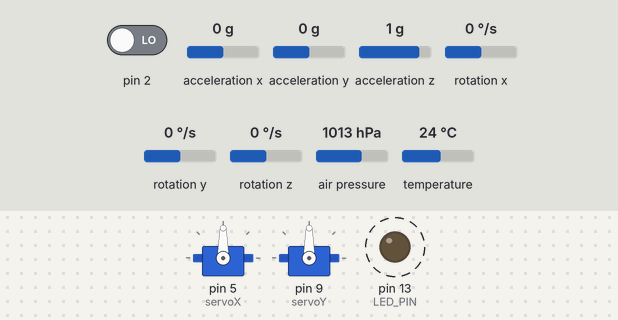
The sketch below on a simulated Arduino Uno, built with avr-gcc and run on an emulated ATmega328P. Parts: 2 × servo, output pins drawn as LEDs (lit = HIGH). Dashed ring = blinking. The inputs (shaded band) are chosen by the test bench; at power-on: acceleration x 0 g, acceleration y 0 g, acceleration z 1 g, air pressure 1013 hPa, pin 2 LOW, rotation x 0 °/s, rotation y 0 °/s, rotation z 0 °/s, temperature 24 °C. The sensor or clock chip raises its interrupt line as the real part does; what the sketch prints to the serial monitor is not drawn.

Above: at 1.7 s.
1.8 s: acceleration x set to -1.4 g
At 2.3 s:
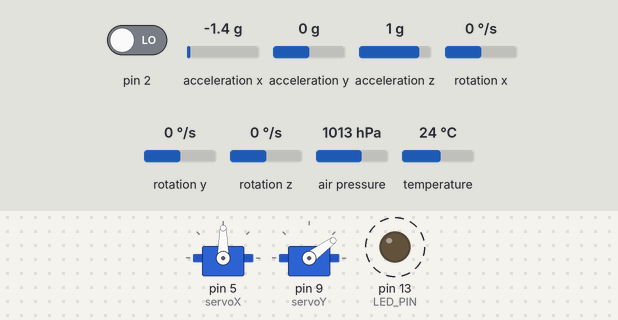
4.8 s: acceleration y set to -1.4 g
At 6.0 s:
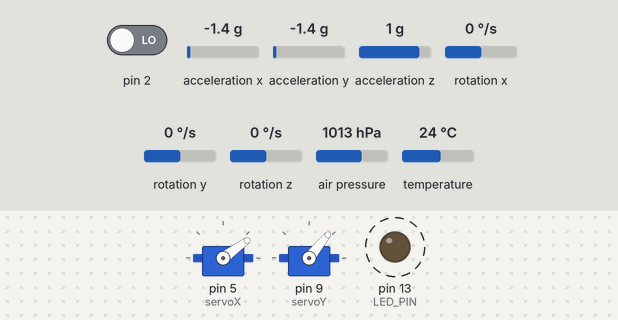
6.3 s: acceleration z set to -1.4 g
At 6.8 s:
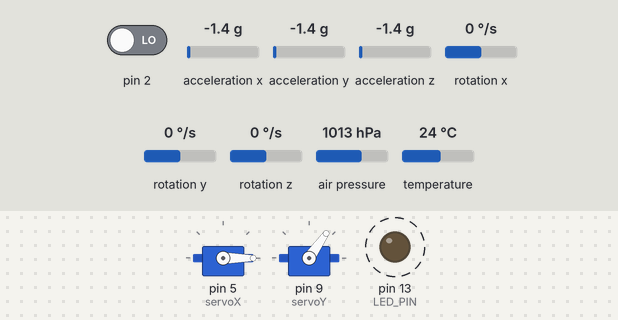
7.8 s: air pressure set to 1025 hPa
10.8 s: acceleration x set to 0.8 g
At 12.3 s:
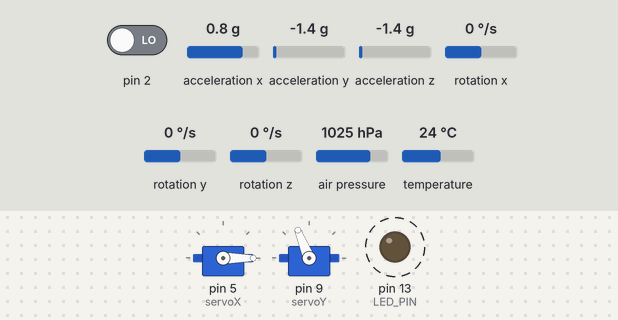
13.8 s: acceleration y set to -0.1 g
At 15.5 s:
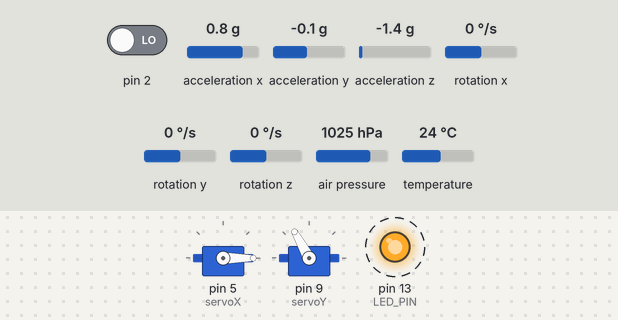
16.8 s: acceleration y set to 0.2 g
At 18.5 s:
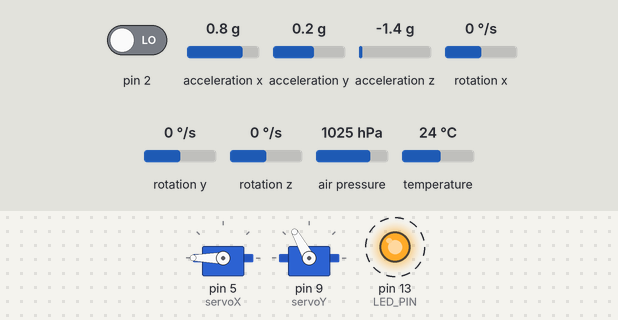
Timing chart, 0 to 67.3 s (numbered marks = the images above; inputs shaded):
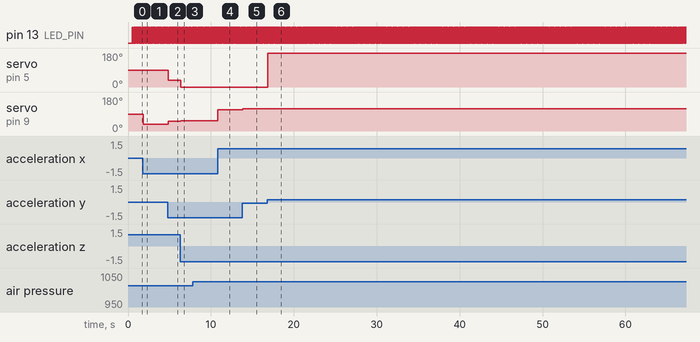

Measured:
- the behaviour switches between 0 and 0.1 g on acceleration y (found by bisection; images 5 and 6)
- after the input at 1.8 s, servo on pin 9 (servoY): 90° → 36° at once
- after the input at 4.8 s, servo on pin 5 (servoX): 90° → 36° at once; servo on pin 9 (servoY): 36° → 51° at once
- after the input at 6.3 s, servo on pin 5 (servoX): 36° → 0° at once; servo on pin 9 (servoY): 51° → 55° at once
- after the input at 10.8 s, servo on pin 9 (servoY): 55° → 112° at once
- after the input at 13.8 s, servo on pin 9 (servoY): 112° → 119° at once
- after the input at 16.8 s, servo on pin 5 (servoX): 0° → 180° at once
- by itself, pin 13 (LED_PIN): alternates HIGH for 0.02 s and LOW for 0.02 s

The sketch:

newandimprovedFINAL.ino
```cpp
#include <Servo.h>

// I2Cdev and MPU6050 must be installed as libraries, or else the .cpp/.h files
// for both classes must be in the include path of your project
#include "I2Cdev.h"

#include "MPU6050_6Axis_MotionApps20.h"
//#include "MPU6050.h" // not necessary if using MotionApps include file

// Arduino Wire library is required if I2Cdev I2CDEV_ARDUINO_WIRE implementation
// is used in I2Cdev.h
#if I2CDEV_IMPLEMENTATION == I2CDEV_ARDUINO_WIRE
    #include "Wire.h"
#endif

// class default I2C address is 0x68
// specific I2C addresses may be passed as a parameter here
// AD0 low = 0x68 (default for SparkFun breakout and InvenSense evaluation board)
// AD0 high = 0x69
MPU6050 mpu;
//MPU6050 mpu(0x69); // <-- use for AD0 high

Servo servoX; // Servo B
Servo servoY; // Servo A

#define OUTPUT_READABLE_YAWPITCHROLL

#define LED_PIN 13 // (Arduino is 13, Teensy is 11, Teensy++ is 6)
bool blinkState = false;

// MPU control/status vars
bool dmpReady = false;  // set true if DMP init was successful
uint8_t mpuIntStatus;   // holds actual interrupt status byte from MPU
uint8_t devStatus;      // return status after each device operation (0 = success, !0 = error)
uint16_t packetSize;    // expected DMP packet size (default is 42 bytes)
uint16_t fifoCount;     // count of all bytes currently in FIFO
uint8_t fifoBuffer[64]; // FIFO storage buffer

// orientation/motion vars
Quaternion q;           // [w, x, y, z]         quaternion container
VectorInt16 aa;         // [x, y, z]            accel sensor measurements
VectorInt16 aaReal;     // [x, y, z]            gravity-free accel sensor measurements
VectorInt16 aaWorld;    // [x, y, z]            world-frame accel sensor measurements
VectorFloat gravity;    // [x, y, z]            gravity vector
float euler[3];         // [psi, theta, phi]    Euler angle container
float ypr[3];           // [yaw, pitch, roll]   yaw/pitch/roll container and gravity vector

// packet structure for InvenSense teapot demo
uint8_t teapotPacket[14] = { '$', 0x02, 0,0, 0,0, 0,0, 0,0, 0x00, 0x00, '\r', '\n' };

int angleX;
int angleY;

#include <SFE_BMP180.h>
#include <Wire.h>

// You will need to create an SFE_BMP180 object, here called "pressure":

SFE_BMP180 pressure;

double baseline; // baseline pressure

// ================================================================
// ===               INTERRUPT DETECTION ROUTINE                ===
// ================================================================

volatile bool mpuInterrupt = false;     // indicates whether MPU interrupt pin has gone high
void dmpDataReady() {
    mpuInterrupt = true;
}


// ================================================================
// ===                      INITIAL SETUP                       ===
// ================================================================

void setup() {
    // join I2C bus (I2Cdev library doesn't do this automatically)
    #if I2CDEV_IMPLEMENTATION == I2CDEV_ARDUINO_WIRE
        Wire.begin();
        TWBR = 24; // 400kHz I2C clock (200kHz if CPU is 8MHz)
    #elif I2CDEV_IMPLEMENTATION == I2CDEV_BUILTIN_FASTWIRE
        Fastwire::setup(400, true);
    #endif

    // initialize serial communication
    // (115200 chosen because it is required for Teapot Demo output, but it's
    // really up to you depending on your project)
    Serial.begin(115200);
    while (!Serial); // wait for Leonardo enumeration, others continue immediately

    // NOTE: 8MHz or slower host processors, like the Teensy @ 3.3v or Ardunio
    // Pro Mini running at 3.3v, cannot handle this baud rate reliably due to
    // the baud timing being too misaligned with processor ticks. You must use
    // 38400 or slower in these cases, or use some kind of external separate
    // crystal solution for the UART timer.

    // initialize device
    Serial.println(F("Initializing I2C devices..."));
    mpu.initialize();

    // verify connection
    Serial.println(F("Testing device connections..."));
    Serial.println(mpu.testConnection() ? F("MPU6050 connection successful") : F("MPU6050 connection failed"));

    // load and configure the DMP
    Serial.println(F("Initializing DMP..."));
    devStatus = mpu.dmpInitialize();

    // supply your own gyro offsets here, scaled for min sensitivity
    mpu.setXGyroOffset(220);
    mpu.setYGyroOffset(76);
    mpu.setZGyroOffset(-85);
    mpu.setZAccelOffset(1788); // 1688 factory default for my test chip

    // make sure it worked (returns 0 if so)
    if (devStatus == 0) {
        // turn on the DMP, now that it's ready
        Serial.println(F("Enabling DMP..."));
        mpu.setDMPEnabled(true);

        // enable Arduino interrupt detection
        Serial.println(F("Enabling interrupt detection (Arduino external interrupt 0)..."));
        attachInterrupt(0, dmpDataReady, RISING);
        mpuIntStatus = mpu.getIntStatus();

        // set our DMP Ready flag so the main loop() function knows it's okay to use it
        Serial.println(F("DMP ready! Waiting for first interrupt..."));
        dmpReady = true;

        // get expected DMP packet size for later comparison
        packetSize = mpu.dmpGetFIFOPacketSize();
    } else {
        // ERROR!
        // 1 = initial memory load failed
        // 2 = DMP configuration updates failed
        // (if it's going to break, usually the code will be 1)
        Serial.print(F("DMP Initialization failed (code "));
        Serial.print(devStatus);
        Serial.println(F(")"));
    }

    // configure LED for output
    pinMode(LED_PIN, OUTPUT);


    servoX.attach(5);
    servoY.attach(9);

    servoX.write(90);
    servoY.write(90);

    // Initialize the sensor (it is important to get calibration values stored on the device).

    if (pressure.begin())
      Serial.println("BMP180 init success");
    else
    {
      Serial.println("BMP180 init fail (disconnected?)\n\n");
      while(1); // Pause forever.
    }

    // Get the baseline pressure:

    baseline = getPressure();

    Serial.print("baseline pressure: ");
    Serial.print(baseline);
    Serial.println(" mb");
}

// ================================================================
// ===                    MAIN PROGRAM LOOP                     ===
// ================================================================

void loop() {
    // if programming failed, don't try to do anything
    if (!dmpReady) return;

    // wait for MPU interrupt or extra packet(s) available
    // reset interrupt flag and get INT_STATUS byte
    mpuInterrupt = false;
    mpuIntStatus = mpu.getIntStatus();

    // get current FIFO count
    fifoCount = mpu.getFIFOCount();

    // check for overflow (this should never happen unless our code is too inefficient)
    if ((mpuIntStatus & 0x10) || fifoCount == 1024) {
        // reset so we can continue cleanly
        mpu.resetFIFO();
        Serial.println(F("FIFO overflow!"));

    // otherwise, check for DMP data ready interrupt (this should happen frequently)
    } else if (mpuIntStatus & 0x02) {
        // wait for correct available data length, should be a VERY short wait
        while (fifoCount < packetSize) fifoCount = mpu.getFIFOCount();

        // read a packet from FIFO
        mpu.getFIFOBytes(fifoBuffer, packetSize);

        // track FIFO count here in case there is > 1 packet available
        // (this lets us immediately read more without waiting for an interrupt)
        fifoCount -= packetSize;

        #ifdef OUTPUT_READABLE_YAWPITCHROLL
            // display Euler angles in degrees
            mpu.dmpGetQuaternion(&q, fifoBuffer);
            mpu.dmpGetGravity(&gravity, &q);
            mpu.dmpGetYawPitchRoll(ypr, &q, &gravity);
            Serial.print("ypr\t");
            Serial.print(ypr[0] * 180/M_PI);
            Serial.print("\t");
            angleY = ypr[1] * 180/M_PI;
            Serial.print(angleY);
            Serial.print("\t");
            angleX = ypr[2] * 180/M_PI;
            Serial.println(angleX);
        #endif

        // blink LED to indicate activity
        blinkState = !blinkState;
        digitalWrite(LED_PIN, blinkState);
    }

    double a,P;

    // Get a new pressure reading:

    P = getPressure();

    // Show the relative altitude difference between
    // the new reading and the baseline reading:

    a = pressure.altitude(P,baseline) * 3.28084;

    Serial.print("relative altitude: ");
    if (a >= 0.0) Serial.print(" "); // add a space for positive numbers
    Serial.print(a,1);
    Serial.print(" feet, ");

    if(a > 750 and a < 1500 and millis() > 5000) {
      servoX.write(0);
      servoY.write(90);
      while(1);
    }

    servoX.write(angleX + 90);
    servoY.write(angleY + 90);
}

double getPressure()
{
  char status;
  double T,P,p0,a;

  // You must first get a temperature measurement to perform a pressure reading.

  // Start a temperature measurement:
  // If request is successful, the number of ms to wait is returned.
  // If request is unsuccessful, 0 is returned.

  status = pressure.startTemperature();
  if (status != 0)
  {
    // Wait for the measurement to complete:

    delay(status/1.1);

    // Retrieve the completed temperature measurement:
    // Note that the measurement is stored in the variable T.
    // Use '&T' to provide the address of T to the function.
    // Function returns 1 if successful, 0 if failure.

    status = pressure.getTemperature(T);
    if (status != 0)
    {
      // Start a pressure measurement:
      // The parameter is the oversampling setting, from 0 to 3 (highest res, longest wait).
      // If request is successful, the number of ms to wait is returned.
      // If request is unsuccessful, 0 is returned.

      status = pressure.startPressure(0);
      if (status != 0)
      {
        // Wait for the measurement to complete:
        delay(status/1.1);

        // Retrieve the completed pressure measurement:
        // Note that the measurement is stored in the variable P.
        // Use '&P' to provide the address of P.
        // Note also that the function requires the previous temperature measurement (T).
        // (If temperature is stable, you can do one temperature measurement for a number of pressure measurements.)
        // Function returns 1 if successful, 0 if failure.

        status = pressure.getPressure(P,T);
        if (status != 0)
        {
          return(P);
        }
        else Serial.println("error retrieving pressure measurement\n");
      }
      else Serial.println("error starting pressure measurement\n");
    }
    else Serial.println("error retrieving temperature measurement\n");
  }
  else Serial.println("error starting temperature measurement\n");
}
```
